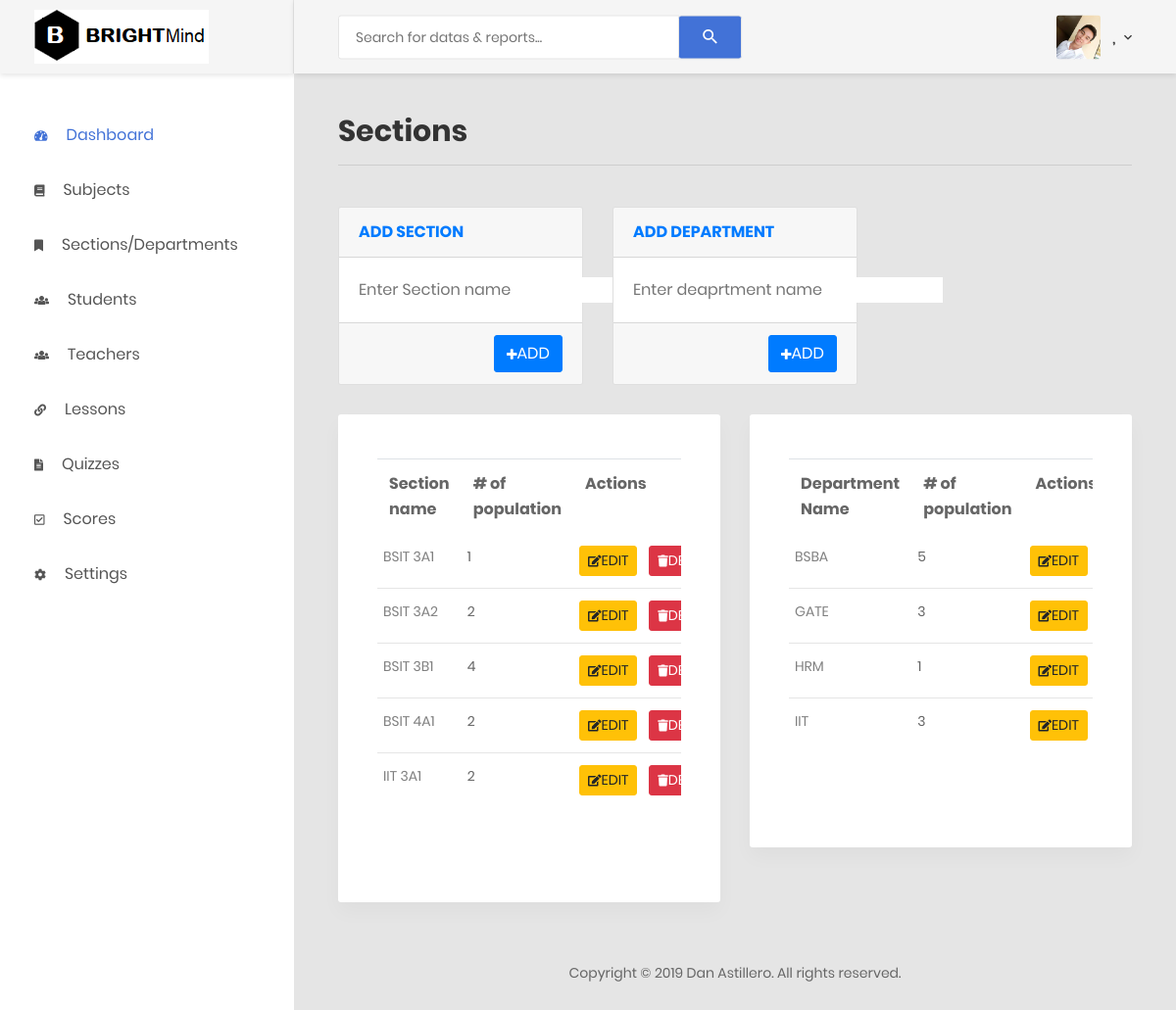
Page /teacheradminsections.php (signed in) on the committed database.
### tables this page shows
CREATE TABLE `sectiontbl` (
  `sectionid` int(10) NOT NULL,
  `sectionname` varchar(100) NOT NULL
);

CREATE TABLE `departmenttbl` (
  `deptid` int(10) NOT NULL,
  `departmentname` varchar(100) NOT NULL
);

### teacheradminsections.php (the view, shortened to what this page needs)
<!DOCTYPE html>
<php lang="en">
<head>
    <link href="css/font-face.css" rel="stylesheet" media="all">
    <link href="vendor/font-awesome-4.7/css/font-awesome.min.css" rel="stylesheet" media="all">
    <link href="vendor/font-awesome-5/css/fontawesome-all.min.css" rel="stylesheet" media="all">
    <link href="vendor/mdi-font/css/material-design-iconic-font.min.css" rel="stylesheet" media="all">
    <link href="vendor/bootstrap-4.1/bootstrap.min.css" rel="stylesheet" media="all">
    <link href="vendor/animsition/animsition.min.css" rel="stylesheet" media="all">
    <link href="vendor/bootstrap-progressbar/bootstrap-progressbar-3.3.4.min.css" rel="stylesheet" media="all">
    <link href="vendor/wow/animate.css" rel="stylesheet" media="all">
    <link href="vendor/css-hamburgers/hamburgers.min.css" rel="stylesheet" media="all">
    <link href="vendor/slick/slick.css" rel="stylesheet" media="all">
    <link href="vendor/select2/select2.min.css" rel="stylesheet" media="all">
    <link href="vendor/perfect-scrollbar/perfect-scrollbar.css" rel="stylesheet" media="all">
    <link href="css/theme.css" rel="stylesheet" media="all">
</head>
<body class="animsition">
    <div class="page-wrapper">
        <?php include("teacherheadermobileandsidebar.php"); ?>
        <div class="page-container">
            <?php include("teacherheader.php"); ?>
            <div class="main-content">
                <div class="section__content section__content--p30">
                    <div class="container-fluid">
                        <div>
                            <h2>Sections</h2><hr/><br/>
                        </div>
                        <div class="row">
                            <div class="col-md-4">
                                   <form action="process2.php" method="POST">
                                    <div class="card">
                                     <div class="card-header">
                                         <strong class="card-title"><a href=""> ADD SECTION </a>
                                        </strong>
                                     </div>
                                    <div class="card-body">
                                        <strong class="card-title"><input type="text" name="newsectionname" id="addsecname" placeholder="Enter Section name" >
                                        </strong>
                                    </div>
                                    <div class="card-footer">
                                        <button class="btn btn-primary" style="float:right; display: inline;" name="addsection" id="addsecbtn" type="submit"><i class="fas fa-plus"></i>ADD</button>
                                    </div>
                                </div>
                            </form>
                            </div>
                            <div class="col-md-4">
                                    <form action="process2.php" method="POST">
                                    <div class="card">
                                     <div class="card-header">
                                         <strong class="card-title"><a href="#"> ADD DEPARTMENT </a>
                                        </strong>
                                     </div>
                                    <div class="card-body">
                                        <strong class="card-title"> <input type="text" name="newdeptname" id="adddeptname" placeholder="Enter deaprtment name" autofocus="autofocus"> </a>
                                        </strong>
                                    </div>
                                    <div class="card-footer">
                                        <button class="btn btn-primary" style="float:right; display: inline;" type="submit" name="adddept" id="adddeptbtn"><i class="fas fa-plus"></i>ADD</button>
                                    </div>
                                </div>
                                    </form>
                            </div>
                        </div>
                        <div class="row">
                               <div class="col-md-6">
                                <div class="top-campaign">
                                    <div class="table-responsive">
                                        <table class="table table-top-campaign">
                                            <tbody>
                                                <tr>
                                                    <th>Section name</th>
                                                    <th># of population</th>
                                                    <th colspan="2" style="text-align: left;">Actions</th>
                                                </tr>
                                                <?php
                                                $sql="SELECT sectiontbl.sectionid, sectiontbl.sectionname,count(userstbl.userid) as 'number of students' from userstbl join sectiontbl on userstbl.sectionid=sectiontbl.sectionid group by sectiontbl.sectionname ";
                                                $result=mysqli_query($con, $sql);
                                                if(mysqli_num_rows($result)){
                                                while($row = mysqli_fetch_array($result))
                                                {?>
                                                <tr>
                                              <?php  echo "<td>".$row['sectionname']."</td>"; ?>
                                              <?php  echo "<td>".$row['number of students']."</td>"; ?>
                                                    <td><button class="btn btn-sm btn-warning" id="updatesec" onclick="editsection(<?php echo $row['sectionid']; ?>)"><i class="fas fa-pencil-square-o"></i>EDIT</button></td>
                                                    <td><a href="<?php echo "process2.php?deletesection=1&id=".$row['sectionid'] ?>"><button class="btn btn-sm btn-danger" id="delsec"><i class="fas fa-trash"></i>DELETE</button></a></td>
                                                </tr>
                                                <?php }
                                            }?>
                                            </tbody>
                                        </table>
                                    </div>
                                </div>
                               </div>
                              <div class="col-md-6">
                                <div class="top-campaign">
                                    <div class="table-responsive">
                                        <table class="table table-top-campaign">
                                            <tbody>
                                                <tr>
                                                    <th>Department Name</th>
                                                    <th># of population</th>
                                                    <th>Actions</th>
                                                </tr>
                                            <?php
                                           $sql="SELECT departmenttbl.deptid,departmenttbl.departmentname,count(teacherstbl.teachersid) as 'number of students' from teacherstbl join departmenttbl on teacherstbl.deptid=departmenttbl.deptid group by departmenttbl.departmentname ";
                                            $result=mysqli_query($con, $sql);
                                            if(mysqli_num_rows($result)){
                                            while($row = mysqli_fetch_array($result))
                                            {?>
                                                <tr>
                                              <?php  echo "<td>".$row['departmentname']."</td>"; ?>
                                                <?php  echo "<td>".$row['number of students']."</td>"; ?>
                                                    <td><button class="btn  btn-sm btn-warning" id="updatedept" type="button" onclick="editdept(<?php echo $row['deptid']; ?>)"><i class="fas fa-pencil-square-o"></i>EDIT</button></td>
                                                </tr>
                                            <?php }
                                            }
                                             ?>
                                            </tbody>
                                        </table>
                                    </div>
                                </div>
                               </div>
                            </div>
                    </div>
                </div>
                    <div class="row">
                            <div class="col-md-12">
                                <div class="copyright">
                                    <p>Copyright © 2019 Dan Astillero. All rights reserved.</p>
                                </div>
                            </div>
                        </div>
                    </div>
        </div>
    </div>
</body>
</php>

### teacheradminsections.php (style rules this page uses)
i { font-size: 12px; }

### rows in the picture
sectiontbl: sectionname "BSIT 3A1", number "1"
sectiontbl: sectionname "BSIT 3A2", number "2"
sectiontbl: sectionname "BSIT 3B1", number "4"
sectiontbl: sectionname "BSIT 4A1", number "2"
sectiontbl: sectionname "IIT 3A1", number "2"
departmenttbl: departmentname "BSBA", number "5"
departmenttbl: departmentname "GATE", number "3"
departmenttbl: departmentname "HRM", number "1"
departmenttbl: departmentname "IIT", number "3"
